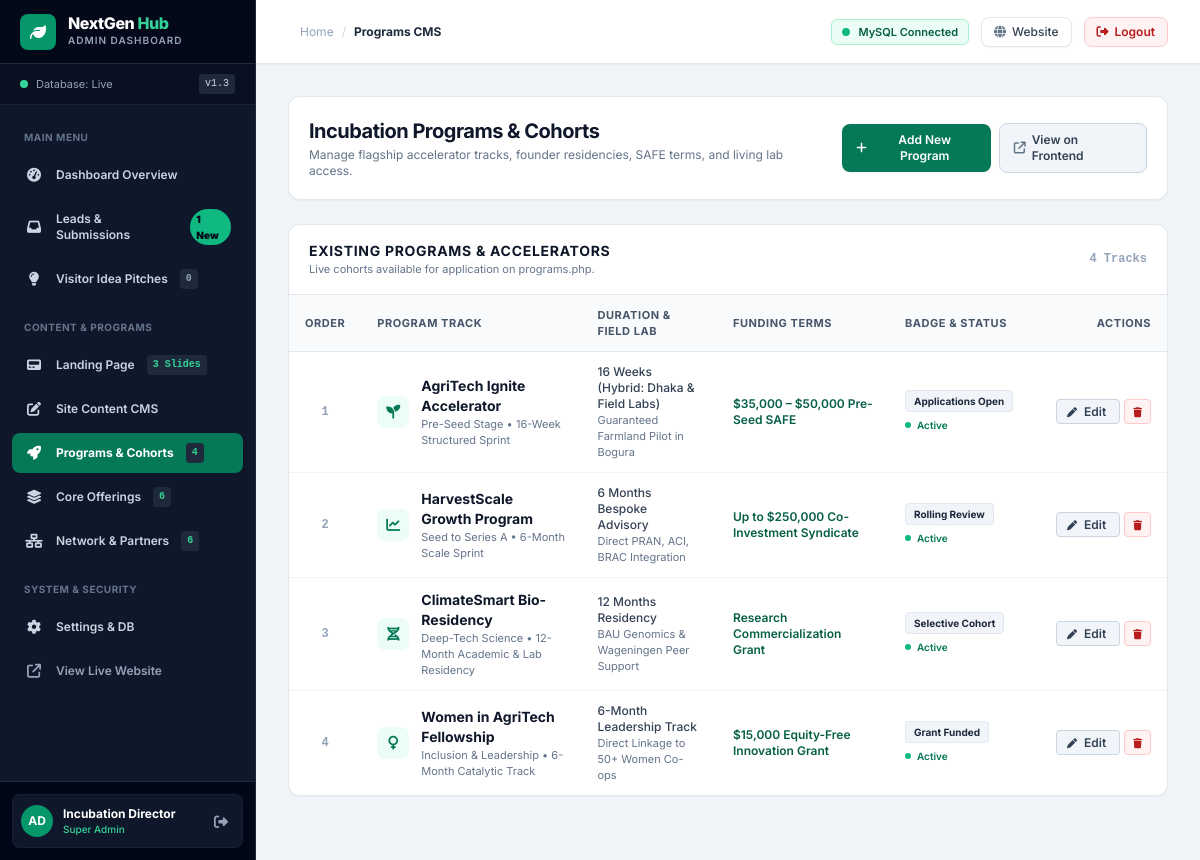
The page /admin/programs.php (signed in) on the database its author committed.
### tables this page shows
CREATE TABLE IF NOT EXISTS `programs` (
    `id` INT UNSIGNED AUTO_INCREMENT PRIMARY KEY,
    `title` VARCHAR(150) NOT NULL,
    `stage_tag` VARCHAR(100) NOT NULL,
    `duration` VARCHAR(100) NOT NULL,
    `funding_text` VARCHAR(150) NOT NULL,
    `field_access` VARCHAR(150) DEFAULT NULL,
    `description` TEXT NOT NULL,
    `icon` VARCHAR(50) DEFAULT 'fa-seedling',
    `badge_status` VARCHAR(50) DEFAULT 'Applications Open',
    `status` ENUM('Active', 'Draft', 'Closed') DEFAULT 'Active',
    `sort_order` INT DEFAULT 0,
    `created_at` TIMESTAMP DEFAULT CURRENT_TIMESTAMP,
    `updated_at` TIMESTAMP DEFAULT CURRENT_TIMESTAMP ON UPDATE CURRENT_TIMESTAMP,
    INDEX `idx_status` (`status`)
);

### includes/db.php (called while the page is built, shortened)
<?php
function getDbConnection() {
    static $pdo = null;
    if ($pdo !== null) {
        return $pdo;
    }
    $options = [
        PDO::ATTR_ERRMODE            => PDO::ERRMODE_EXCEPTION,
        PDO::ATTR_DEFAULT_FETCH_MODE => PDO::FETCH_ASSOC,
        PDO::ATTR_EMULATE_PREPARES   => false,
        PDO::ATTR_TIMEOUT            => 2,
    ];
    $dsn = "mysql:host=" . DB_HOST . ";port=" . DB_PORT . ";dbname=" . DB_NAME . ";charset=utf8mb4";
    try {
        $pdo = new PDO($dsn, DB_USER, DB_PASS, $options);
        return $pdo;
    } catch (PDOException $e) {
        error_log("Primary DB connection attempt failed (" . DB_HOST . "): " . $e->getMessage());
    }
    return null;
}
function getPrograms($activeOnly = false) {
    $pdo = getDbConnection();
    if ($pdo !== null) {
        try {
            $sql = "SELECT * FROM programs";
            $sql .= " ORDER BY sort_order ASC, id ASC";
            $stmt = $pdo->query($sql);
            $results = $stmt->fetchAll();
            if (!empty($results)) {
                return $results;
            }
        } catch (PDOException $e) {
            error_log("Failed to fetch programs from MySQL: " . $e->getMessage());
        }
    }
    $programs = getProgramsFromFallbackFile();
    return array_values($programs);
}

### admin/programs.php (the view, shortened to what this page needs)
<?php
require_once __DIR__ . '/auth.php';
$programs = getPrograms(false);
?>
<div class="max-w-6xl">
    <div class="mb-6 bg-white p-5 rounded-xl border border-slate-200 shadow-sm flex flex-col sm:flex-row sm:items-center justify-between gap-4">
        <div>
            <h1 class="text-xl font-bold text-slate-900 tracking-tight">Incubation Programs & Cohorts</h1>
            <p class="text-xs text-slate-500 mt-0.5">Manage flagship accelerator tracks, founder residencies, SAFE terms, and living lab access.</p>
        </div>
        <div class="flex items-center space-x-2">
            <button type="button" id="toggle-form-btn" class="inline-flex items-center px-3.5 py-2 rounded-lg bg-emerald-700 hover:bg-emerald-800 text-white text-xs font-semibold shadow-sm transition">
                <i class="fa-solid fa-plus mr-1.5"></i> Add New Program
            </button>
            <a href="../programs.php" target="_blank" class="inline-flex items-center px-3.5 py-2 rounded-lg bg-slate-100 hover:bg-slate-200 text-slate-700 text-xs font-semibold border border-slate-300 transition">
                <i class="fa-solid fa-arrow-up-right-from-square mr-1.5 text-slate-500"></i> View on Frontend
            </a>
        </div>
    </div>
    <div class="bg-white rounded-xl border border-slate-200 shadow-sm overflow-hidden mb-8">
        <div class="px-5 py-4 border-b border-slate-200 flex items-center justify-between">
            <div>
                <h2 class="text-sm font-bold text-slate-900 uppercase tracking-wider">Existing Programs & Accelerators</h2>
                <p class="text-[11px] text-slate-500">Live cohorts available for application on programs.php.</p>
            </div>
            <span class="text-xs font-mono font-bold text-slate-400"><?= count($programs) ?> Tracks</span>
        </div>
        <div class="overflow-x-auto">
            <table class="w-full text-left text-xs border-collapse">
                <thead class="bg-slate-50 text-slate-600 uppercase font-bold text-[11px] tracking-wider border-b border-slate-200">
                    <tr>
                        <th class="px-4 py-3 text-center">Order</th>
                        <th class="px-4 py-3">Program Track</th>
                        <th class="px-4 py-3">Duration & Field Lab</th>
                        <th class="px-4 py-3">Funding Terms</th>
                        <th class="px-4 py-3">Badge & Status</th>
                        <th class="px-4 py-3 text-right">Actions</th>
                    </tr>
                </thead>
                <tbody class="divide-y divide-slate-100 bg-white">
                    <?php if (empty($programs)): ?>
                        <tr>
                            <td colspan="6" class="px-4 py-8 text-center text-slate-400">
                                No programs found. Click "Add New Program" to create one.
                            </td>
                        </tr>
                    <?php else: ?>
                        <?php foreach ($programs as $prog): ?>
                            <tr class="hover:bg-slate-50 transition">
                                <td class="px-4 py-3 text-center font-mono font-bold text-slate-400">
                                    <?= htmlspecialchars($prog['sort_order']) ?>
                                </td>
                                <td class="px-4 py-3">
                                    <div class="flex items-center space-x-3">
                                        <div class="w-8 h-8 rounded-lg bg-emerald-50 text-emerald-700 flex items-center justify-center text-sm font-bold shrink-0">
                                            <i class="fa-solid <?= htmlspecialchars($prog['icon']) ?>"></i>
                                        </div>
                                        <div>
                                            <strong class="text-slate-900 font-bold block text-sm"><?= htmlspecialchars($prog['title']) ?></strong>
                                            <span class="text-[11px] text-slate-500"><?= htmlspecialchars($prog['stage_tag']) ?></span>
                                        </div>
                                    </div>
                                </td>
                                <td class="px-4 py-3 text-slate-700">
                                    <span class="block font-medium"><?= htmlspecialchars($prog['duration']) ?></span>
                                    <span class="text-[11px] text-slate-500"><?= htmlspecialchars($prog['field_access']) ?></span>
                                </td>
                                <td class="px-4 py-3 font-semibold text-emerald-800">
                                    <?= htmlspecialchars($prog['funding_text']) ?>
                                </td>
                                <td class="px-4 py-3">
                                    <span class="inline-flex items-center px-2 py-0.5 rounded text-[10px] font-bold bg-slate-100 text-slate-800 border border-slate-200 block w-max mb-1">
                                        <?= htmlspecialchars($prog['badge_status']) ?>
                                    </span>
                                    <span class="inline-flex items-center text-[10px] font-semibold <?= $prog['status'] === 'Active' ? 'text-emerald-700' : 'text-slate-400' ?>">
                                        <span class="w-1.5 h-1.5 rounded-full <?= $prog['status'] === 'Active' ? 'bg-emerald-500' : 'bg-slate-400' ?> mr-1.5"></span>
                                        <?= htmlspecialchars($prog['status']) ?>
                                    </span>
                                </td>
                                <td class="px-4 py-3 text-right whitespace-nowrap space-x-1">
                                    <a href="programs.php?edit_id=<?= $prog['id'] ?>" class="px-2.5 py-1 bg-slate-100 hover:bg-slate-200 text-slate-700 font-semibold text-xs rounded border border-slate-300 transition">
                                        <i class="fa-solid fa-pen text-[10px] mr-1"></i> Edit
                                    </a>
                                    <a href="programs.php?delete_id=<?= $prog['id'] ?>" onclick="return confirm('Are you sure you want to delete this program track?');" class="px-2 py-1 bg-red-50 hover:bg-red-100 text-red-700 font-semibold text-xs rounded border border-red-200 transition">
                                        <i class="fa-solid fa-trash text-[10px]"></i>
                                    </a>
                                </td>
                            </tr>
                        <?php endforeach; ?>
                    <?php endif; ?>
                </tbody>
            </table>
        </div>
    </div>
</div>

### admin/auth.php (style rules this page uses)
body { font-family: 'Inter', system-ui, sans-serif; }

### rows shown on the page
programs: sort_order "1", title "AgriTech Ignite Accelerator", stage_tag "Pre-Seed Stage • 16-Week Structured Sprint", duration "16 Weeks (Hybrid: Dhaka & Field Labs)", field_access "Guaranteed Farmland Pilot in Bogura", funding_text "$35,000 – $50,000 Pre-Seed SAFE", badge_status "Applications Open", status "Active"
programs: sort_order "2", title "HarvestScale Growth Program", stage_tag "Seed to Series A • 6-Month Scale Sprint", duration "6 Months Bespoke Advisory", field_access "Direct PRAN, ACI, BRAC Integration", funding_text "Up to $250,000 Co-Investment Syndicate", badge_status "Rolling Review", status "Active"
programs: sort_order "3", title "ClimateSmart Bio-Residency", stage_tag "Deep-Tech Science • 12-Month Academic & Lab Residency", duration "12 Months Residency", field_access "BAU Genomics & Wageningen Peer Support", funding_text "Research Commercialization Grant", badge_status "Selective Cohort", status "Active"
programs: sort_order "4", title "Women in AgriTech Fellowship", stage_tag "Inclusion & Leadership • 6-Month Catalytic Track", duration "6-Month Leadership Track", field_access "Direct Linkage to 50+ Women Co-ops", funding_text "$15,000 Equity-Free Innovation Grant", badge_status "Grant Funded", status "Active"

### other values the page prints
$stats['new'] "1"
$stats['total_ideas'] "0"
$stats['total_banners'] "3"
$stats['total_programs'] "4"
$stats['total_offerings'] "6"
$stats['total_partners'] "6"
substr($admin['username'], 0, 2) "AD"
$admin['full_name'] "Incubation Director"
$admin['role'] "Super Admin"
$breadcrumb "Programs CMS"
count($programs) "4"
